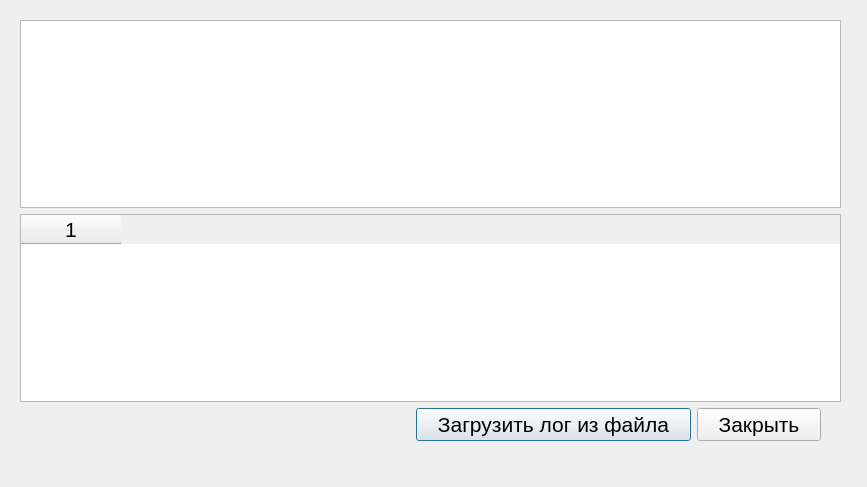
<?xml version="1.0" encoding="UTF-8"?>
<ui version="4.0">
 <class>wLog</class>
 <widget class="QDialog" name="wLog">
  <property name="geometry">
   <rect>
    <x>0</x>
    <y>0</y>
    <width>867</width>
    <height>487</height>
   </rect>
  </property>
  <property name="windowTitle">
   <string>Dialog</string>
  </property>
  <widget class="QWidget" name="gridLayoutWidget">
   <property name="geometry">
    <rect>
     <x>20</x>
     <y>20</y>
     <width>821</width>
     <height>441</height>
    </rect>
   </property>
   <layout class="QGridLayout" name="gridLayout">
    <item row="1" column="0" colspan="4">
     <widget class="QTableWidget" name="tableWidget">
      <property name="font">
       <font>
        <pointsize>16</pointsize>
       </font>
      </property>
      <property name="rowCount">
       <number>0</number>
      </property>
      <property name="columnCount">
       <number>1</number>
      </property>
      <column/>
     </widget>
    </item>
    <item row="2" column="0" colspan="4">
     <layout class="QGridLayout" name="gridLayout_2">
      <item row="0" column="0">
       <spacer name="horizontalSpacer">
        <property name="orientation">
         <enum>Qt::Horizontal</enum>
        </property>
        <property name="sizeHint" stdset="0">
         <size>
          <width>40</width>
          <height>20</height>
         </size>
        </property>
       </spacer>
      </item>
      <item row="0" column="1">
       <widget class="QPushButton" name="pushButton_2">
        <property name="font">
         <font>
          <pointsize>16</pointsize>
         </font>
        </property>
        <property name="text">
         <string>   Загрузить лог из файла   </string>
        </property>
       </widget>
      </item>
      <item row="0" column="2">
       <widget class="QPushButton" name="pushButton">
        <property name="font">
         <font>
          <pointsize>16</pointsize>
         </font>
        </property>
        <property name="text">
         <string>   Закрыть   </string>
        </property>
       </widget>
      </item>
      <item row="0" column="3">
       <spacer name="horizontalSpacer_2">
        <property name="orientation">
         <enum>Qt::Horizontal</enum>
        </property>
        <property name="sizeType">
         <enum>QSizePolicy::Fixed</enum>
        </property>
        <property name="sizeHint" stdset="0">
         <size>
          <width>20</width>
          <height>20</height>
         </size>
        </property>
       </spacer>
      </item>
      <item row="1" column="1">
       <spacer name="verticalSpacer">
        <property name="orientation">
         <enum>Qt::Vertical</enum>
        </property>
        <property name="sizeType">
         <enum>QSizePolicy::Fixed</enum>
        </property>
        <property name="sizeHint" stdset="0">
         <size>
          <width>20</width>
          <height>20</height>
         </size>
        </property>
       </spacer>
      </item>
     </layout>
    </item>
    <item row="0" column="0" colspan="4">
     <widget class="QTextEdit" name="textEdit">
      <property name="font">
       <font>
        <pointsize>16</pointsize>
       </font>
      </property>
     </widget>
    </item>
   </layout>
  </widget>
 </widget>
 <resources/>
 <connections/>
</ui>
